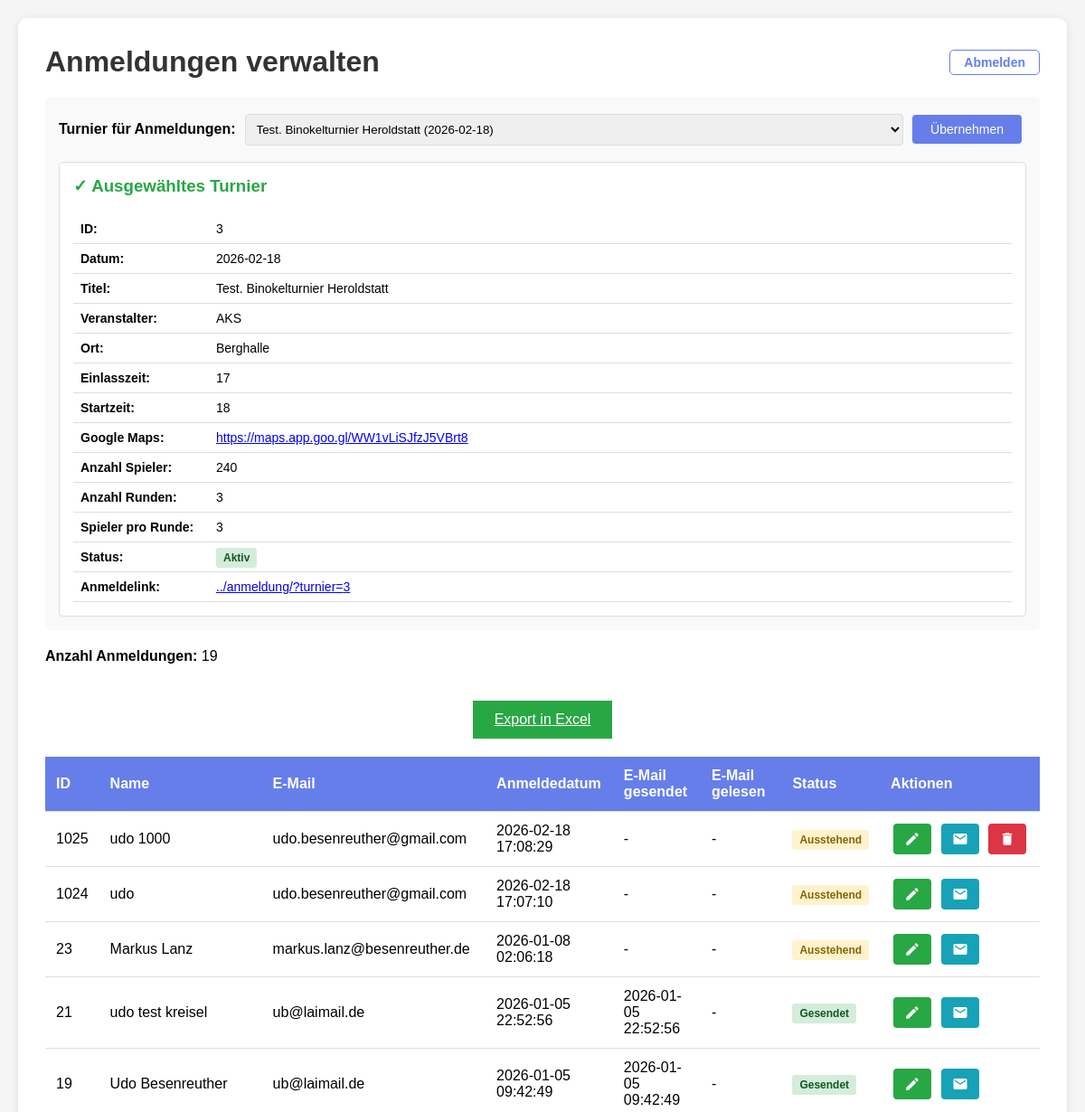
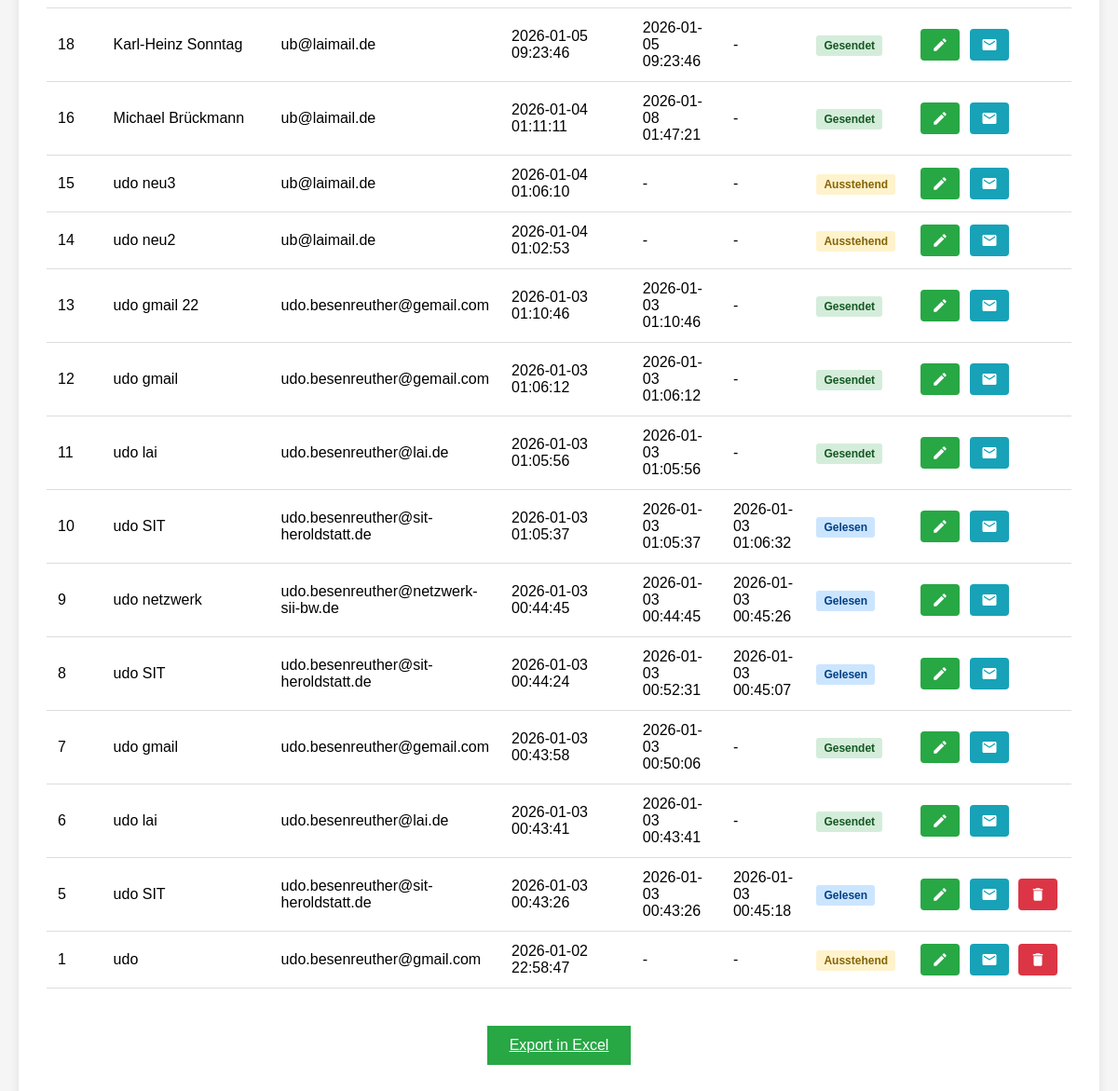
Screenshot of /data/admin.php (signed in) with the database file from the repository (2 pictures, top to bottom).
### tables this page shows
CREATE TABLE config (
        schluessel TEXT PRIMARY KEY,
        wert TEXT
    );

CREATE TABLE turnier (
        id INTEGER PRIMARY KEY AUTOINCREMENT,
        datum TEXT NOT NULL,
        titel TEXT NOT NULL,
        veranstalter TEXT NOT NULL,
        ort TEXT NOT NULL,
        erstellt_am TEXT DEFAULT CURRENT_TIMESTAMP,
        aktiv INTEGER DEFAULT 1
    , anzahl_spieler INTEGER DEFAULT 0, anzahl_runden INTEGER DEFAULT 3, spieler_pro_runde INTEGER DEFAULT 3, aktive_runde INTEGER DEFAULT NULL, aktive_ergebnis_runde INTEGER DEFAULT NULL, googlemaps_link TEXT DEFAULT NULL, startzeit TEXT DEFAULT NULL, einlasszeit TEXT DEFAULT NULL);

CREATE TABLE anmeldungen (id INTEGER PRIMARY KEY AUTOINCREMENT, anmeldedatum TEXT NOT NULL, name TEXT NOT NULL, email TEXT NOT NULL, mobilnummer TEXT, tracking_code TEXT, email_gesendet TEXT, email_gelesen TEXT, turnier_id INTEGER DEFAULT NULL, "alter" INTEGER, name_auf_wertungsliste INTEGER DEFAULT 0);

### turnier/config.php (called while the page is built, shortened)
<?php
function getAllTurniere() {
    $db = getDB();
    $stmt = $db->query("SELECT * FROM turnier ORDER BY datum DESC, id DESC");
    return $stmt->fetchAll(PDO::FETCH_ASSOC);
}
function getTurnierById($id) {
    $db = getDB();
    $stmt = $db->prepare("SELECT * FROM turnier WHERE id = ?");
    $stmt->execute([$id]);
    return $stmt->fetch(PDO::FETCH_ASSOC);
}

### data/admin.php (the view, shortened to what this page needs)
    <?php
require_once __DIR__ . '/../anmeldung/config.php';
require_once __DIR__ . '/../turnier/config.php';
$db = getDB();
$selectedTurnierId = null;
try {
    $stmt = $db->prepare("SELECT wert FROM config WHERE schluessel = ?");
    $stmt->execute(['default_turnier_id']);
    $result = $stmt->fetch(PDO::FETCH_ASSOC);
    if ($result && !empty($result['wert'])) {
        $selectedTurnierId = intval($result['wert']);
    }
} catch (PDOException $e) {
}
$selectedTurnier = null;
if ($selectedTurnierId) {
    $selectedTurnier = getTurnierById($selectedTurnierId);
}
$alleTurniere = getAllTurniere();
if ($selectedTurnierId) {
    $stmt = $db->prepare("SELECT * FROM anmeldungen WHERE turnier_id = ? ORDER BY anmeldedatum DESC");
    $stmt->execute([$selectedTurnierId]);
    $anmeldungen = $stmt->fetchAll(PDO::FETCH_ASSOC);
} else {
    $anmeldungen = [];
}
?>
<!DOCTYPE html>
<html lang="de">
<head>
</head>
<body>
    <div class="container">
        <h1>
            Anmeldungen verwalten
            <a href="?logout=1" class="logout">Abmelden</a>
        </h1>
        <div style="margin-bottom: 20px; padding: 15px; background: #f9f9f9; border-radius: 5px;">
            <form method="POST" style="display: flex; align-items: center; gap: 10px;">
                <label for="turnier_id" style="font-weight: bold;">Turnier für Anmeldungen:</label>
                <select name="turnier_id" id="turnier_id" style="flex: 1; padding: 8px; border: 1px solid #ddd; border-radius: 4px;">
                    <?php foreach ($alleTurniere as $turnier): ?>
                        <option value="<?php echo $turnier['id']; ?>" <?php echo ($selectedTurnierId == $turnier['id']) ? 'selected' : ''; ?>>
                            <?php echo htmlspecialchars($turnier['titel'] . ' (' . $turnier['datum'] . ')'); ?>
                        </option>
                    <?php endforeach; ?>
                </select>
                <button type="submit" style="padding: 8px 20px; background: #667eea; color: white; border: none; border-radius: 4px; cursor: pointer;">Übernehmen</button>
            </form>
            <?php if ($selectedTurnier): ?>
                <div style="margin-top: 15px; padding: 15px; background: white; border: 1px solid #ddd; border-radius: 5px;">
                    <h3 style="margin-top: 0; margin-bottom: 15px; color: #28a745;">✓ Ausgewähltes Turnier</h3>
                    <table style="width: 100%; border-collapse: collapse; font-size: 14px;">
                        <tr>
                            <td style="padding: 8px; font-weight: bold; width: 150px; vertical-align: top;">ID:</td>
                            <td style="padding: 8px;"><?php echo htmlspecialchars($selectedTurnier['id']); ?></td>
                        </tr>
                        <tr>
                            <td style="padding: 8px; font-weight: bold; vertical-align: top;">Datum:</td>
                            <td style="padding: 8px;"><?php echo htmlspecialchars($selectedTurnier['datum']); ?></td>
                        </tr>
                        <tr>
                            <td style="padding: 8px; font-weight: bold; vertical-align: top;">Titel:</td>
                            <td style="padding: 8px;"><?php echo htmlspecialchars($selectedTurnier['titel']); ?></td>
                        </tr>
                        <tr>
                            <td style="padding: 8px; font-weight: bold; vertical-align: top;">Veranstalter:</td>
                            <td style="padding: 8px;"><?php echo htmlspecialchars($selectedTurnier['veranstalter']); ?></td>
                        </tr>
                        <tr>
                            <td style="padding: 8px; font-weight: bold; vertical-align: top;">Ort:</td>
                            <td style="padding: 8px;"><?php echo htmlspecialchars($selectedTurnier['ort']); ?></td>
                        </tr>
                        <tr>
                            <td style="padding: 8px; font-weight: bold; vertical-align: top;">Einlasszeit:</td>
                            <td style="padding: 8px;"><?php echo !empty($selectedTurnier['einlasszeit']) ? htmlspecialchars($selectedTurnier['einlasszeit']) : '<em style="color: #999;">nicht angegeben</em>'; ?></td>
                        </tr>
                        <tr>
                            <td style="padding: 8px; font-weight: bold; vertical-align: top;">Startzeit:</td>
                            <td style="padding: 8px;"><?php echo !empty($selectedTurnier['startzeit']) ? htmlspecialchars($selectedTurnier['startzeit']) : '<em style="color: #999;">nicht angegeben</em>'; ?></td>
                        </tr>
                        <tr>
                            <td style="padding: 8px; font-weight: bold; vertical-align: top;">Google Maps:</td>
                            <td style="padding: 8px;">
                                <?php if (!empty($selectedTurnier['googlemaps_link'])): ?>
                                    <a href="<?php echo htmlspecialchars($selectedTurnier['googlemaps_link']); ?>" target="_blank"><?php echo htmlspecialchars($selectedTurnier['googlemaps_link']); ?></a>
                                <?php else: ?>
                                    <em style="color: #999;">nicht angegeben</em>
                                <?php endif; ?>
                            </td>
                        </tr>
                        <tr>
                            <td style="padding: 8px; font-weight: bold; vertical-align: top;">Anzahl Spieler:</td>
                            <td style="padding: 8px;"><?php echo htmlspecialchars($selectedTurnier['anzahl_spieler'] ?? '0'); ?></td>
                        </tr>
                        <tr>
                            <td style="padding: 8px; font-weight: bold; vertical-align: top;">Anzahl Runden:</td>
                            <td style="padding: 8px;"><?php echo htmlspecialchars($selectedTurnier['anzahl_runden'] ?? '3'); ?></td>
                        </tr>
                        <tr>
                            <td style="padding: 8px; font-weight: bold; vertical-align: top;">Spieler pro Runde:</td>
                            <td style="padding: 8px;"><?php echo htmlspecialchars($selectedTurnier['spieler_pro_runde'] ?? '3'); ?></td>
                        </tr>
                        <tr>
                            <td style="padding: 8px; font-weight: bold; vertical-align: top;">Status:</td>
                            <td style="padding: 8px;">
                                <?php if ($selectedTurnier['aktiv'] == 1): ?>
                                    <span style="padding: 4px 8px; background: #d4edda; color: #155724; border-radius: 3px; font-size: 12px; font-weight: bold;">Aktiv</span>
                                <?php else: ?>
                                    <span style="padding: 4px 8px; background: #f8d7da; color: #721c24; border-radius: 3px; font-size: 12px; font-weight: bold;">Inaktiv</span>
                                <?php endif; ?>
                            </td>
                        </tr>
                        <tr>
                            <td style="padding: 8px; font-weight: bold; vertical-align: top;">Anmeldelink:</td>
                            <td style="padding: 8px;">
                                <a href="../anmeldung/?turnier=<?php echo $selectedTurnier['id']; ?>" target="_blank">../anmeldung/?turnier=<?php echo $selectedTurnier['id']; ?></a>
                            </td>
                        </tr>
                    </table>
                </div>
            <?php else: ?>
                <p style="margin-top: 10px; color: #dc3545; font-weight: bold;">
                    ⚠ Kein Turnier ausgewählt. Anmeldungen werden keinem Turnier zugeordnet.
                </p>
            <?php endif; ?>
        </div>
        <p><strong>Anzahl Anmeldungen:</strong> <?php echo count($anmeldungen); ?>
        </p>
        <?php if ($selectedTurnierId): ?>
            <div class="export-container export-container-top">
                <a href="?export=excel" class="btn-export">Export in Excel</a>
            </div>
        <?php endif; ?>
        <?php if (empty($anmeldungen) && $selectedTurnierId): ?>
            <p style="margin-top: 20px; color: #666; font-style: italic;">Keine Anmeldungen für dieses Turnier vorhanden.</p>
        <?php elseif (empty($anmeldungen) && !$selectedTurnierId): ?>
            <p style="margin-top: 20px; color: #dc3545; font-weight: bold;">Bitte wählen Sie ein Turnier aus, um die Anmeldungen zu sehen.</p>
        <?php else: ?>
        <table>
            <thead>
                <tr>
                    <th>ID</th>
                    <th class="name-column">Name</th>
                    <th class="email-column">E-Mail</th>
                    <th>Anmeldedatum</th>
                    <th>E-Mail gesendet</th>
                    <th>E-Mail gelesen</th>
                    <th>Status</th>
                    <th>Aktionen</th>
                </tr>
            </thead>
            <tbody>
                <?php foreach ($anmeldungen as $anmeldung): ?>
                    <tr id="row-<?php echo $anmeldung['id']; ?>">
                        <td><?php echo htmlspecialchars($anmeldung['id']); ?></td>
                        <td class="name-column name-<?php echo $anmeldung['id']; ?>"><?php echo htmlspecialchars($anmeldung['name']); ?></td>
                        <td class="email-column email-<?php echo $anmeldung['id']; ?>"><?php echo htmlspecialchars($anmeldung['email']); ?></td>
                        <td><?php echo htmlspecialchars($anmeldung['anmeldedatum'] ?? '-'); ?></td>
                        <td><?php echo htmlspecialchars($anmeldung['email_gesendet'] ?? '-'); ?></td>
                        <td><?php echo htmlspecialchars($anmeldung['email_gelesen'] ?? '-'); ?></td>
                        <td>
                            <?php
                            if (!empty($anmeldung['email_gelesen'])) {
                                echo '<span class="status status-read">Gelesen</span>';
                            } elseif (!empty($anmeldung['email_gesendet'])) {
                                echo '<span class="status status-sent">Gesendet</span>';
                            } else {
                                echo '<span class="status status-pending">Ausstehend</span>';
                            }
                            ?>
                        </td>
                        <td>
                            <button class="icon-btn icon-btn-edit" onclick="editRow(<?php echo $anmeldung['id']; ?>)" title="Bearbeiten">
                                <svg xmlns="http://www.w3.org/2000/svg" viewBox="0 0 24 24">
                                    <path d="M3 17.25V21h3.75L17.81 9.94l-3.75-3.75L3 17.25zM20.71 7.04c.39-.39.39-1.02 0-1.41l-2.34-2.34c-.39-.39-1.02-.39-1.41 0l-1.83 1.83 3.75 3.75 1.83-1.83z"/>
                                </svg>
                            </button>
                            <button class="icon-btn icon-btn-resend" onclick="resendEmail(<?php echo $anmeldung['id']; ?>)" title="Mail erneut senden">
                                <svg xmlns="http://www.w3.org/2000/svg" viewBox="0 0 24 24">
                                    <path d="M20 4H4c-1.1 0-1.99.9-1.99 2L2 18c0 1.1.9 2 2 2h16c1.1 0 2-.9 2-2V6c0-1.1-.9-2-2-2zm0 4l-8 5-8-5V6l8 5 8-5v2z"/>
                                </svg>
                            </button>
                            <?php if (!isset($anmeldung['is_registered']) || !$anmeldung['is_registered']): ?>
                            <button class="icon-btn icon-btn-delete" onclick="deleteRow(<?php echo $anmeldung['id']; ?>)" title="Löschen">
                                <svg xmlns="http://www.w3.org/2000/svg" viewBox="0 0 24 24">
                                    <path d="M6 19c0 1.1.9 2 2 2h8c1.1 0 2-.9 2-2V7H6v12zM19 4h-3.5l-1-1h-5l-1 1H5v2h14V4z"/>
                                </svg>
                            </button>
                            <?php endif; ?>
                        </td>
                    </tr>
                <?php endforeach; ?>
            </tbody>
        </table>
        <?php if ($selectedTurnierId): ?>
            <div class="export-container">
                <a href="?export=excel" class="btn-export">Export in Excel</a>
            </div>
        <?php endif; ?>
        <?php endif; ?>
    </div>
</body>
</html>

### data/admin.php (style rules this page uses)
* { margin: 0; padding: 0; box-sizing: border-box; }
body { font-family: Arial, sans-serif; background: #f5f5f5; padding: 20px; }
.container { max-width: 1400px; margin: 0 auto; background: white; padding: 30px; border-radius: 10px; box-shadow: 0 2px 10px rgba(0,0,0,0.1); }
h1 { color: #333; margin-bottom: 20px; display: flex; justify-content: space-between; align-items: center; }
.logout { font-size: 14px; color: #667eea; text-decoration: none; padding: 5px 15px; border: 1px solid #667eea; border-radius: 5px; }
table { width: 100%; border-collapse: collapse; margin-top: 20px; }
th, td { padding: 12px; text-align: left; border-bottom: 1px solid #ddd; }
th { background: #667eea; color: white; font-weight: bold; }
button { padding: 8px 15px; margin: 5px 5px 5px 0; border: none; border-radius: 4px; cursor: pointer; font-size: 14px; }
.icon-btn { padding: 8px 12px; margin: 0 3px; border: none; border-radius: 4px; cursor: pointer; font-size: 14px; display: inline-flex; align-items: center; justify-content: center; transition: background-color 0.2s, transform 0.1s; vertical-align: middle; white-space: nowrap; }
td:last-child { white-space: nowrap; }
.icon-btn svg { width: 18px; height: 18px; fill: white; }
.icon-btn-edit { background: #28a745; }
.icon-btn-delete { background: #dc3545; }
.icon-btn-resend { background: #17a2b8; }
.btn-export { background: #28a745; color: white; padding: 12px 24px; font-size: 16px; margin-top: 20px; display: inline-block; }
.export-container { margin: 20px 0; text-align: center; }
.export-container-top { margin-bottom: 20px; }
.status { padding: 4px 8px; border-radius: 3px; font-size: 12px; font-weight: bold; }
.status-sent { background: #d4edda; color: #155724; }
.status-read { background: #cce5ff; color: #004085; }
.status-pending { background: #fff3cd; color: #856404; }
.name-column { min-width: 180px; width: 180px; }
.email-column { min-width: 200px; width: 200px; }
table { width: 100%; table-layout: auto; }
table td.name-column { min-width: 180px; width: 180px; }
table td.email-column { min-width: 200px; width: 200px; }

### rows the page displays
config: turnier_id "Test. Binokelturnier Heroldstatt (2026-02-18)"
turnier: id "3", datum "2026-02-18", titel "Test. Binokelturnier Heroldstatt", veranstalter "AKS", ort "Berghalle", einlasszeit "17", startzeit "18", googlemaps_link "https://maps.app.goo.gl/WW1vLiSJfzJ5VBrt8", anzahl_spieler "240", anzahl_runden "3", spieler_pro_runde "3"
anmeldungen: id "1025", name "udo 1000", email "udo.besenreuther@gmail.com", anmeldedatum "2026-02-18 17:08:29", email_gesendet "-", email_gelesen "-", shows "Ausstehend"
anmeldungen: id "1024", name "udo", email "udo.besenreuther@gmail.com", anmeldedatum "2026-02-18 17:07:10", email_gesendet "-", email_gelesen "-", shows "Ausstehend"
anmeldungen: id "23", name "Markus Lanz", email "markus.lanz@besenreuther.de", anmeldedatum "2026-01-08 02:06:18", email_gesendet "-", email_gelesen "-", shows "Ausstehend"
anmeldungen: id "21", name "udo test kreisel", email "ub@laimail.de", anmeldedatum "2026-01-05 22:52:56", email_gesendet "2026-01-05 22:52:56", email_gelesen "-", shows "Gesendet"
anmeldungen: id "19", name "Udo Besenreuther", email "ub@laimail.de", anmeldedatum "2026-01-05 09:42:49", email_gesendet "2026-01-05 09:42:49", email_gelesen "-", shows "Gesendet"
anmeldungen: id "18", name "Karl-Heinz Sonntag", email "ub@laimail.de", anmeldedatum "2026-01-05 09:23:46", email_gesendet "2026-01-05 09:23:46", email_gelesen "-", shows "Gesendet"
anmeldungen: id "16", name "Michael Brückmann", email "ub@laimail.de", anmeldedatum "2026-01-04 01:11:11", email_gesendet "2026-01-08 01:47:21", email_gelesen "-", shows "Gesendet"
anmeldungen: id "15", name "udo neu3", email "ub@laimail.de", anmeldedatum "2026-01-04 01:06:10", email_gesendet "-", email_gelesen "-", shows "Ausstehend"
anmeldungen: id "14", name "udo neu2", email "ub@laimail.de", anmeldedatum "2026-01-04 01:02:53", email_gesendet "-", email_gelesen "-", shows "Ausstehend"
anmeldungen: id "13", name "udo gmail 22", email "udo.besenreuther@gemail.com", anmeldedatum "2026-01-03 01:10:46", email_gesendet "2026-01-03 01:10:46", email_gelesen "-", shows "Gesendet"
anmeldungen: id "12", name "udo gmail", email "udo.besenreuther@gemail.com", anmeldedatum "2026-01-03 01:06:12", email_gesendet "2026-01-03 01:06:12", email_gelesen "-", shows "Gesendet"
anmeldungen: id "11", name "udo lai", email "udo.besenreuther@lai.de", anmeldedatum "2026-01-03 01:05:56", email_gesendet "2026-01-03 01:05:56", email_gelesen "-", shows "Gesendet"
anmeldungen: id "10", name "udo SIT", email "udo.besenreuther@sit-heroldstatt.de", anmeldedatum "2026-01-03 01:05:37", email_gesendet "2026-01-03 01:05:37", email_gelesen "2026-01-03 01:06:32", shows "Gelesen"
anmeldungen: id "9", name "udo netzwerk", email "udo.besenreuther@netzwerk-sii-bw.de", anmeldedatum "2026-01-03 00:44:45", email_gesendet "2026-01-03 00:44:45", email_gelesen "2026-01-03 00:45:26", shows "Gelesen"
anmeldungen: id "8", name "udo SIT", email "udo.besenreuther@sit-heroldstatt.de", anmeldedatum "2026-01-03 00:44:24", email_gesendet "2026-01-03 00:52:31", email_gelesen "2026-01-03 00:45:07", shows "Gelesen"
anmeldungen: id "7", name "udo gmail", email "udo.besenreuther@gemail.com", anmeldedatum "2026-01-03 00:43:58", email_gesendet "2026-01-03 00:50:06", email_gelesen "-", shows "Gesendet"
anmeldungen: id "6", name "udo lai", email "udo.besenreuther@lai.de", anmeldedatum "2026-01-03 00:43:41", email_gesendet "2026-01-03 00:43:41", email_gelesen "-", shows "Gesendet"
anmeldungen: id "5", name "udo SIT", email "udo.besenreuther@sit-heroldstatt.de", anmeldedatum "2026-01-03 00:43:26", email_gesendet "2026-01-03 00:43:26", email_gelesen "2026-01-03 00:45:18", shows "Gelesen"
anmeldungen: id "1", name "udo", email "udo.besenreuther@gmail.com", anmeldedatum "2026-01-02 22:58:47", email_gesendet "-", email_gelesen "-", shows "Ausstehend"

### other values shown
count($anmeldungen) "19"
